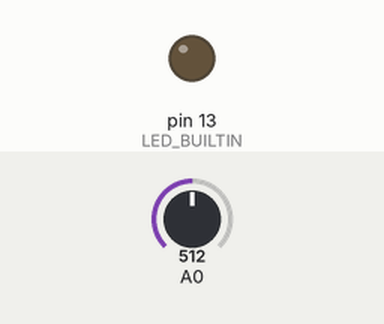
Simulated run of this sketch. Board: Arduino Uno, built with avr-gcc and run on an emulated ATmega328P. Shown: output pins drawn as LEDs (lit = HIGH). The inputs (shaded band) are chosen by the test bench; at power-on: A0 = 512.

Above: at 1.2 s.
1.3 s: A0 set to 530
At 2.0 s:
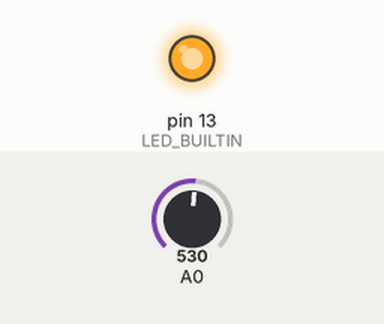
2.8 s: A0 set to 511
At 3.1 s:
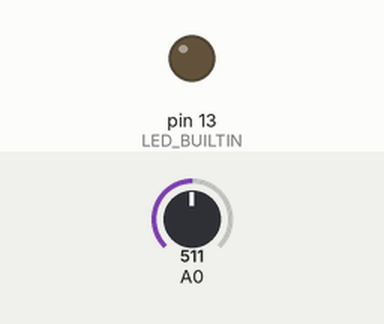
4.3 s: A0 set to 716
At 5.4 s:
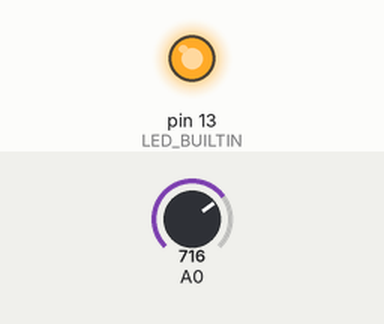
Timing chart, 0 to 7.3 s (numbered marks = the images above; inputs shaded):
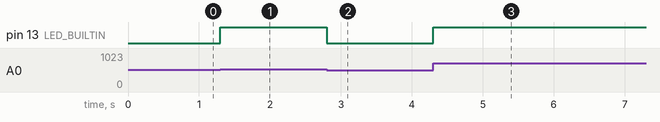

Measured:
- the behaviour switches between 513 and 514 on A0 (found by bisection; images 0 and 1)
- after the input at 1.3 s, pin 13 (LED_BUILTIN): LOW → HIGH at once
- after the input at 2.8 s, pin 13 (LED_BUILTIN): HIGH → LOW at once
- after the input at 4.3 s, pin 13 (LED_BUILTIN): LOW → HIGH at once

The sketch:

p1-led-potentiometer.ino
```cpp
int readVal = 0;  // Variabel nilai input dari A0
int ledVal = 0;   // Variabel nilai output dari potentiometer

void setup() {
  // Inisialisasi pinMode
  pinMode(LED_BUILTIN, OUTPUT);
}

void loop() {
  // Read nilai dari A0
  int readVal = analogRead(A0);
  // Re-map dari 0-1023 ke 0-255
  int ledVal = map(readVal, 0, 1023, 0, 255);

  analogWrite(LED_BUILTIN, ledVal);
}
```
